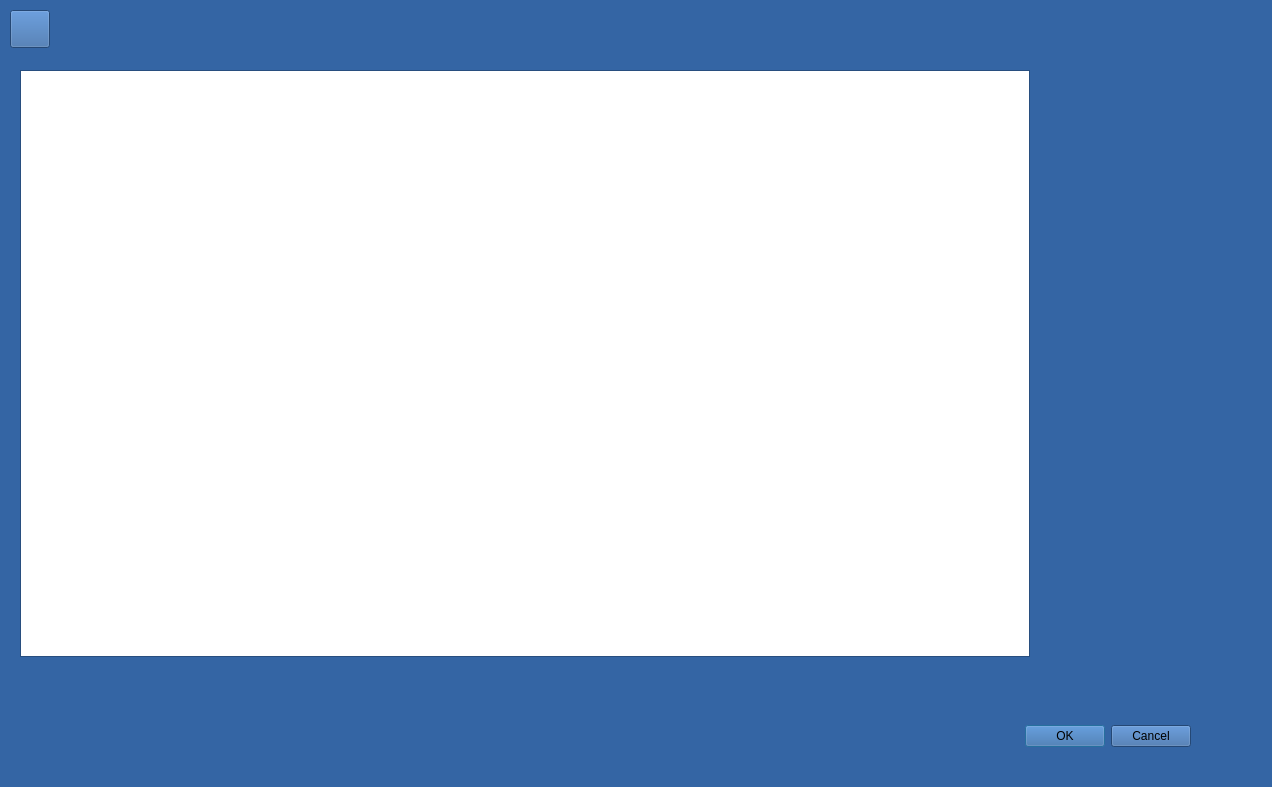
<?xml version="1.0" encoding="UTF-8"?>
<ui version="4.0">
 <class>modeleDialog</class>
 <widget class="QDialog" name="modeleDialog">
  <property name="geometry">
   <rect>
    <x>0</x>
    <y>0</y>
    <width>1272</width>
    <height>787</height>
   </rect>
  </property>
  <property name="palette">
   <palette>
    <active>
     <colorrole role="WindowText">
      <brush brushstyle="SolidPattern">
       <color alpha="255">
        <red>0</red>
        <green>0</green>
        <blue>0</blue>
       </color>
      </brush>
     </colorrole>
     <colorrole role="Button">
      <brush brushstyle="SolidPattern">
       <color alpha="255">
        <red>52</red>
        <green>101</green>
        <blue>164</blue>
       </color>
      </brush>
     </colorrole>
     <colorrole role="Light">
      <brush brushstyle="SolidPattern">
       <color alpha="255">
        <red>78</red>
        <green>152</green>
        <blue>246</blue>
       </color>
      </brush>
     </colorrole>
     <colorrole role="Midlight">
      <brush brushstyle="SolidPattern">
       <color alpha="255">
        <red>65</red>
        <green>126</green>
        <blue>205</blue>
       </color>
      </brush>
     </colorrole>
     <colorrole role="Dark">
      <brush brushstyle="SolidPattern">
       <color alpha="255">
        <red>26</red>
        <green>50</green>
        <blue>82</blue>
       </color>
      </brush>
     </colorrole>
     <colorrole role="Mid">
      <brush brushstyle="SolidPattern">
       <color alpha="255">
        <red>34</red>
        <green>67</green>
        <blue>109</blue>
       </color>
      </brush>
     </colorrole>
     <colorrole role="Text">
      <brush brushstyle="SolidPattern">
       <color alpha="255">
        <red>0</red>
        <green>0</green>
        <blue>0</blue>
       </color>
      </brush>
     </colorrole>
     <colorrole role="BrightText">
      <brush brushstyle="SolidPattern">
       <color alpha="255">
        <red>255</red>
        <green>255</green>
        <blue>255</blue>
       </color>
      </brush>
     </colorrole>
     <colorrole role="ButtonText">
      <brush brushstyle="SolidPattern">
       <color alpha="255">
        <red>0</red>
        <green>0</green>
        <blue>0</blue>
       </color>
      </brush>
     </colorrole>
     <colorrole role="Base">
      <brush brushstyle="SolidPattern">
       <color alpha="255">
        <red>255</red>
        <green>255</green>
        <blue>255</blue>
       </color>
      </brush>
     </colorrole>
     <colorrole role="Window">
      <brush brushstyle="SolidPattern">
       <color alpha="255">
        <red>52</red>
        <green>101</green>
        <blue>164</blue>
       </color>
      </brush>
     </colorrole>
     <colorrole role="Shadow">
      <brush brushstyle="SolidPattern">
       <color alpha="255">
        <red>0</red>
        <green>0</green>
        <blue>0</blue>
       </color>
      </brush>
     </colorrole>
     <colorrole role="AlternateBase">
      <brush brushstyle="SolidPattern">
       <color alpha="255">
        <red>153</red>
        <green>178</green>
        <blue>209</blue>
       </color>
      </brush>
     </colorrole>
     <colorrole role="ToolTipBase">
      <brush brushstyle="SolidPattern">
       <color alpha="255">
        <red>255</red>
        <green>255</green>
        <blue>220</blue>
       </color>
      </brush>
     </colorrole>
     <colorrole role="ToolTipText">
      <brush brushstyle="SolidPattern">
       <color alpha="255">
        <red>0</red>
        <green>0</green>
        <blue>0</blue>
       </color>
      </brush>
     </colorrole>
    </active>
    <inactive>
     <colorrole role="WindowText">
      <brush brushstyle="SolidPattern">
       <color alpha="255">
        <red>0</red>
        <green>0</green>
        <blue>0</blue>
       </color>
      </brush>
     </colorrole>
     <colorrole role="Button">
      <brush brushstyle="SolidPattern">
       <color alpha="255">
        <red>52</red>
        <green>101</green>
        <blue>164</blue>
       </color>
      </brush>
     </colorrole>
     <colorrole role="Light">
      <brush brushstyle="SolidPattern">
       <color alpha="255">
        <red>78</red>
        <green>152</green>
        <blue>246</blue>
       </color>
      </brush>
     </colorrole>
     <colorrole role="Midlight">
      <brush brushstyle="SolidPattern">
       <color alpha="255">
        <red>65</red>
        <green>126</green>
        <blue>205</blue>
       </color>
      </brush>
     </colorrole>
     <colorrole role="Dark">
      <brush brushstyle="SolidPattern">
       <color alpha="255">
        <red>26</red>
        <green>50</green>
        <blue>82</blue>
       </color>
      </brush>
     </colorrole>
     <colorrole role="Mid">
      <brush brushstyle="SolidPattern">
       <color alpha="255">
        <red>34</red>
        <green>67</green>
        <blue>109</blue>
       </color>
      </brush>
     </colorrole>
     <colorrole role="Text">
      <brush brushstyle="SolidPattern">
       <color alpha="255">
        <red>0</red>
        <green>0</green>
        <blue>0</blue>
       </color>
      </brush>
     </colorrole>
     <colorrole role="BrightText">
      <brush brushstyle="SolidPattern">
       <color alpha="255">
        <red>255</red>
        <green>255</green>
        <blue>255</blue>
       </color>
      </brush>
     </colorrole>
     <colorrole role="ButtonText">
      <brush brushstyle="SolidPattern">
       <color alpha="255">
        <red>0</red>
        <green>0</green>
        <blue>0</blue>
       </color>
      </brush>
     </colorrole>
     <colorrole role="Base">
      <brush brushstyle="SolidPattern">
       <color alpha="255">
        <red>255</red>
        <green>255</green>
        <blue>255</blue>
       </color>
      </brush>
     </colorrole>
     <colorrole role="Window">
      <brush brushstyle="SolidPattern">
       <color alpha="255">
        <red>52</red>
        <green>101</green>
        <blue>164</blue>
       </color>
      </brush>
     </colorrole>
     <colorrole role="Shadow">
      <brush brushstyle="SolidPattern">
       <color alpha="255">
        <red>0</red>
        <green>0</green>
        <blue>0</blue>
       </color>
      </brush>
     </colorrole>
     <colorrole role="AlternateBase">
      <brush brushstyle="SolidPattern">
       <color alpha="255">
        <red>153</red>
        <green>178</green>
        <blue>209</blue>
       </color>
      </brush>
     </colorrole>
     <colorrole role="ToolTipBase">
      <brush brushstyle="SolidPattern">
       <color alpha="255">
        <red>255</red>
        <green>255</green>
        <blue>220</blue>
       </color>
      </brush>
     </colorrole>
     <colorrole role="ToolTipText">
      <brush brushstyle="SolidPattern">
       <color alpha="255">
        <red>0</red>
        <green>0</green>
        <blue>0</blue>
       </color>
      </brush>
     </colorrole>
    </inactive>
    <disabled>
     <colorrole role="WindowText">
      <brush brushstyle="SolidPattern">
       <color alpha="255">
        <red>26</red>
        <green>50</green>
        <blue>82</blue>
       </color>
      </brush>
     </colorrole>
     <colorrole role="Button">
      <brush brushstyle="SolidPattern">
       <color alpha="255">
        <red>52</red>
        <green>101</green>
        <blue>164</blue>
       </color>
      </brush>
     </colorrole>
     <colorrole role="Light">
      <brush brushstyle="SolidPattern">
       <color alpha="255">
        <red>78</red>
        <green>152</green>
        <blue>246</blue>
       </color>
      </brush>
     </colorrole>
     <colorrole role="Midlight">
      <brush brushstyle="SolidPattern">
       <color alpha="255">
        <red>65</red>
        <green>126</green>
        <blue>205</blue>
       </color>
      </brush>
     </colorrole>
     <colorrole role="Dark">
      <brush brushstyle="SolidPattern">
       <color alpha="255">
        <red>26</red>
        <green>50</green>
        <blue>82</blue>
       </color>
      </brush>
     </colorrole>
     <colorrole role="Mid">
      <brush brushstyle="SolidPattern">
       <color alpha="255">
        <red>34</red>
        <green>67</green>
        <blue>109</blue>
       </color>
      </brush>
     </colorrole>
     <colorrole role="Text">
      <brush brushstyle="SolidPattern">
       <color alpha="255">
        <red>26</red>
        <green>50</green>
        <blue>82</blue>
       </color>
      </brush>
     </colorrole>
     <colorrole role="BrightText">
      <brush brushstyle="SolidPattern">
       <color alpha="255">
        <red>255</red>
        <green>255</green>
        <blue>255</blue>
       </color>
      </brush>
     </colorrole>
     <colorrole role="ButtonText">
      <brush brushstyle="SolidPattern">
       <color alpha="255">
        <red>26</red>
        <green>50</green>
        <blue>82</blue>
       </color>
      </brush>
     </colorrole>
     <colorrole role="Base">
      <brush brushstyle="SolidPattern">
       <color alpha="255">
        <red>52</red>
        <green>101</green>
        <blue>164</blue>
       </color>
      </brush>
     </colorrole>
     <colorrole role="Window">
      <brush brushstyle="SolidPattern">
       <color alpha="255">
        <red>52</red>
        <green>101</green>
        <blue>164</blue>
       </color>
      </brush>
     </colorrole>
     <colorrole role="Shadow">
      <brush brushstyle="SolidPattern">
       <color alpha="255">
        <red>0</red>
        <green>0</green>
        <blue>0</blue>
       </color>
      </brush>
     </colorrole>
     <colorrole role="AlternateBase">
      <brush brushstyle="SolidPattern">
       <color alpha="255">
        <red>52</red>
        <green>101</green>
        <blue>164</blue>
       </color>
      </brush>
     </colorrole>
     <colorrole role="ToolTipBase">
      <brush brushstyle="SolidPattern">
       <color alpha="255">
        <red>255</red>
        <green>255</green>
        <blue>220</blue>
       </color>
      </brush>
     </colorrole>
     <colorrole role="ToolTipText">
      <brush brushstyle="SolidPattern">
       <color alpha="255">
        <red>0</red>
        <green>0</green>
        <blue>0</blue>
       </color>
      </brush>
     </colorrole>
    </disabled>
   </palette>
  </property>
  <property name="windowTitle">
   <string>Modele</string>
  </property>
  <widget class="QDialogButtonBox" name="buttonBox">
   <property name="geometry">
    <rect>
     <x>850</x>
     <y>720</y>
     <width>341</width>
     <height>32</height>
    </rect>
   </property>
   <property name="orientation">
    <enum>Qt::Horizontal</enum>
   </property>
   <property name="standardButtons">
    <set>QDialogButtonBox::Cancel|QDialogButtonBox::Ok</set>
   </property>
  </widget>
  <widget class="QTableView" name="tableView">
   <property name="geometry">
    <rect>
     <x>20</x>
     <y>70</y>
     <width>1010</width>
     <height>587</height>
    </rect>
   </property>
   <property name="alternatingRowColors">
    <bool>true</bool>
   </property>
   <property name="selectionMode">
    <enum>QAbstractItemView::ExtendedSelection</enum>
   </property>
   <property name="selectionBehavior">
    <enum>QAbstractItemView::SelectRows</enum>
   </property>
  </widget>
  <widget class="QWidget" name="layoutWidget">
   <property name="geometry">
    <rect>
     <x>10</x>
     <y>10</y>
     <width>96</width>
     <height>38</height>
    </rect>
   </property>
   <layout class="QHBoxLayout" name="horizontalLayout">
    <item>
     <widget class="QPushButton" name="pushButton_2">
      <property name="sizePolicy">
       <sizepolicy hsizetype="Minimum" vsizetype="Minimum">
        <horstretch>0</horstretch>
        <verstretch>0</verstretch>
       </sizepolicy>
      </property>
      <property name="minimumSize">
       <size>
        <width>36</width>
        <height>36</height>
       </size>
      </property>
      <property name="toolTip">
       <string>Dodaj klienta</string>
      </property>
      <property name="text">
       <string/>
      </property>
      <property name="icon">
       <iconset resource="zasoby.qrc">
        <normaloff>:/zasoby/add.png</normaloff>:/zasoby/add.png</iconset>
      </property>
      <property name="iconSize">
       <size>
        <width>26</width>
        <height>26</height>
       </size>
      </property>
     </widget>
    </item>
    <item>
     <spacer name="horizontalSpacer">
      <property name="orientation">
       <enum>Qt::Horizontal</enum>
      </property>
      <property name="sizeHint" stdset="0">
       <size>
        <width>40</width>
        <height>20</height>
       </size>
      </property>
     </spacer>
    </item>
   </layout>
  </widget>
 </widget>
 <resources>
  <include location="zasoby.qrc"/>
 </resources>
 <connections>
  <connection>
   <sender>buttonBox</sender>
   <signal>accepted()</signal>
   <receiver>modeleDialog</receiver>
   <slot>accept()</slot>
   <hints>
    <hint type="sourcelabel">
     <x>248</x>
     <y>254</y>
    </hint>
    <hint type="destinationlabel">
     <x>157</x>
     <y>274</y>
    </hint>
   </hints>
  </connection>
  <connection>
   <sender>buttonBox</sender>
   <signal>rejected()</signal>
   <receiver>modeleDialog</receiver>
   <slot>reject()</slot>
   <hints>
    <hint type="sourcelabel">
     <x>316</x>
     <y>260</y>
    </hint>
    <hint type="destinationlabel">
     <x>286</x>
     <y>274</y>
    </hint>
   </hints>
  </connection>
 </connections>
</ui>
